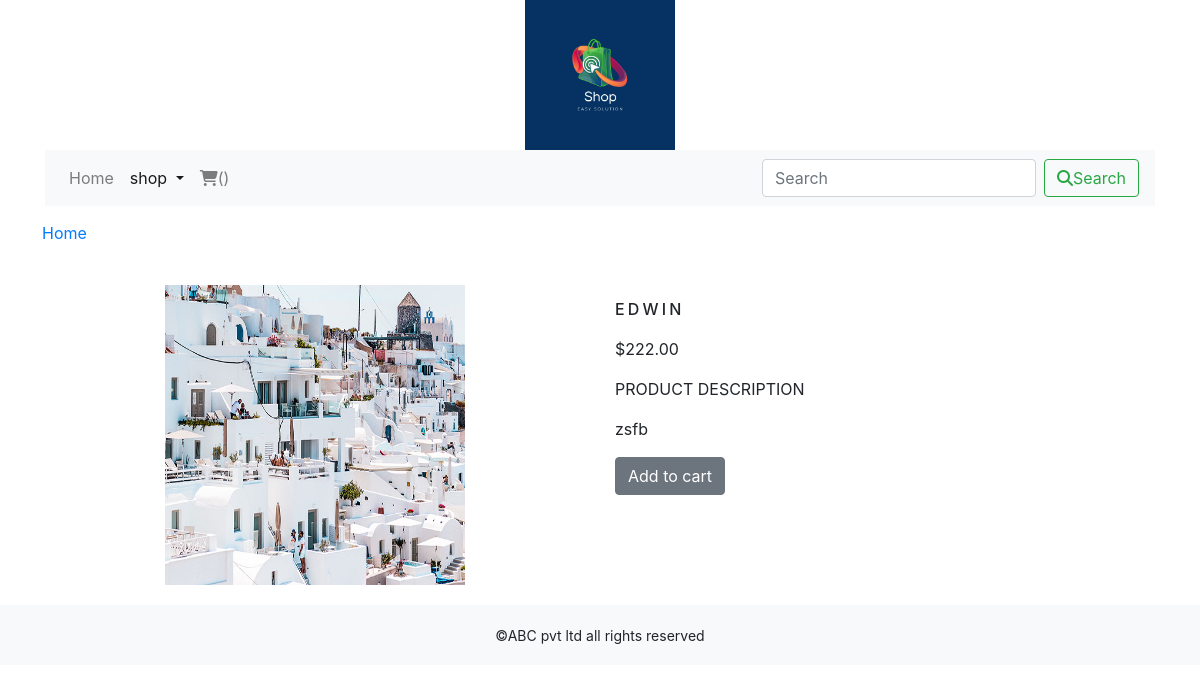
Screenshot of /shop/veg/edwin with the database file from the repository.
### shop/models.py (models this page shows, shortened)
class Product(models.Model):
    name = models.CharField(max_length=250, unique=True)
    slug = models.SlugField(max_length=250, unique=True)
    description = models.TextField(blank=True)
    price = models.DecimalField(max_digits=10, decimal_places=2)
    category = models.ForeignKey(Category, on_delete=models.CASCADE)
    image = models.ImageField(upload_to='product', blank=True)
    stock = models.IntegerField()
    available = models.BooleanField(default=True)
    created = models.DateTimeField(auto_now_add=True)
    updated = models.DateTimeField(auto_now=True)
    class Meta:
        ordering = ('name',)
        verbose_name = 'product'
        verbose_name_plural = 'products'

### shop/views.py (the view)
# urls.py: path('<slug:c_slug>/<slug:product_slug>', views.proDetails, name='prodCatdetails')
def proDetails(request, c_slug, product_slug):
    try:
        product = Product.objects.get(category__slug=c_slug, slug=product_slug)
    except Exception as e:
        raise e
    return render(request, 'product.html', {'product': product})

### shop/context_processors.py (called while the page is built)
def menu_links(request):
    links=Category.objects.all()
    return dict(links=links)

### shop/models.py (called while the page is built)
    def get_url(self):
        return reverse('shop:products_by_category', args=[self.slug])

### templates/product.html (shortened to what this page needs)
{% extends 'base.html' %}
{% load static %}
{% block content %}
 <div class="row my_prod_row_class" >
     <div class="mx-auto" >
         <p><a href="{% url 'shop:allProdCat' %}">Home</a></p>
     </div>
 <div class="container">
 <br>
<div class="row">
    <div class="col-12 col-sm-12 col-md-12 col-lg-6 text-center">
        <div style="min_width:18rem">
            <img src="{{product.image.url}}" alt="{{product.name}}" width="300px" height="300px";>
        </div>
    </div>
        <div class="col-12 col-sm-12 col-md-12 col-lg-6 ">
            <div>
            <h1 class="my_prod_title">{{product.name}}</h1>
            <p>${{product.price}}</p>
            <p class="my_title">product description</p>
            <p class="text-justify my_prod_text">{{product.description}}</p>
            {% if product.stock <= 0 %}
            <p class="text-justify my_prod_text"><b>out of stock</b></p>
            {% else %}
            <a class="btn btn-secondary" href="{% url 'cart:add_cart' product.id %}">Add to cart</a>
            {% endif %}
        </div>
    </div>
</div>
     </div>
     </div>
{% endblock %}

### static/custom.css (style rules this page uses)
.my_title { font-size:16px; text-transform:uppercase; letter-spacing=.2em }
.my_prod_row_class { padding-top:15px; padding-bottom:20px; }
.my_prod_title { font-size:16px; text-transform:uppercase; letter-spacing:.2em; padding-top:15px; padding-bottom:10px; }
.my_prod_text { padding-right:20px; }

### rows the page displays
Product: image (picture), name "EDWIN", price "222.00", description "zsfb"
